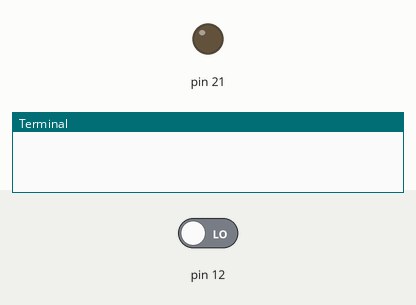
This program was run on a simulated Raspberry Pi (header pin numbers). Shown: output pins drawn as LEDs (lit = HIGH), the last lines printed to the terminal. Dashed ring = blinking. The test bench sets the inputs (shaded band); at power-on: pin 12 LOW.

Above: at 5.0 s.
5.1 s: pin 12 driven HIGH
At 11.9 s:
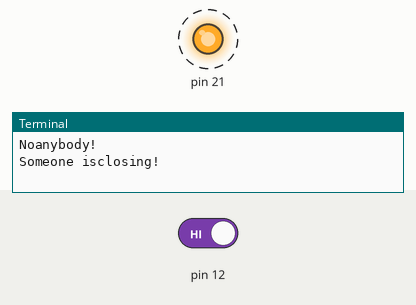
12.0 s: pin 12 driven LOW
At 12.7 s:
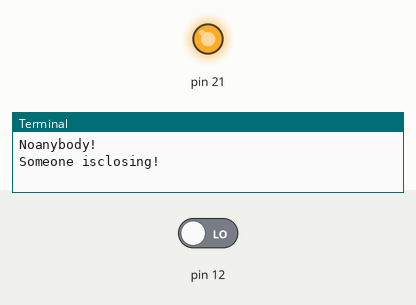
Timing chart, 0 to 15.0 s (numbered marks = the images above; inputs shaded):
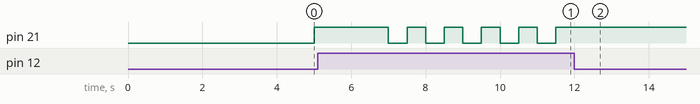

The program:

infrared.py
```python
import RPi.GPIO as GPIO
import time

# 初始化
def init():
    GPIO.setwarnings(False)
    GPIO.setmode(GPIO.BOARD)
    GPIO.setup(12, GPIO.IN)
    GPIO.setup(21, GPIO.OUT)

# 蜂鸣器鸣叫函数
def beep():
    while GPIO.input(12):
        GPIO.output(21, GPIO.LOW)
        time.sleep(0.5)
        GPIO.output(21, GPIO.HIGH)
        time.sleep(0.5)

# 感应器侦测函数
def detct():
    # 因为是仅仅试验，所以只让它循环运行100次
    for i in range(1, 101):
        # 如果感应器针脚输出为True，则打印信息并执行蜂鸣器函数
        if GPIO.input(12) == True:
            print("Someone isclosing!")
            beep()
        # 否则将蜂鸣器的针脚电平设置为HIGH
        else:
            GPIO.output(21, GPIO.HIGH)
            print("Noanybody!")
        time.sleep(2)


time.sleep(5)
init()
detct()
# 脚本运行完毕执行清理工作
GPIO.cleanup()
```

Measured:
- after the input at 5.1 s, pin 21: alternates HIGH for 0.50 s and LOW for 0.50 s, starting after 1.9 s
- after the input at 12.0 s, pin 21: stops changing and stays HIGH
